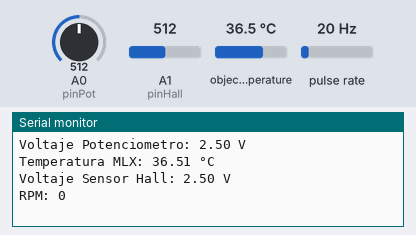
The sketch below on a simulated Arduino Uno, built with avr-gcc and run on an emulated ATmega328P. On the bench: the last lines printed to the serial monitor. Wiring (inferred from the names in the program): pulse sensor: data pin 3. The test bench sets the inputs (shaded band); at power-on: object temperature 36.5 °C, pulse rate 20 Hz, A0 (pinPot) = 512, A1 (pinHall) = 512.

Above: at 1.2 s.
1.3 s: object temperature set to 20 °C
At 2.6 s:
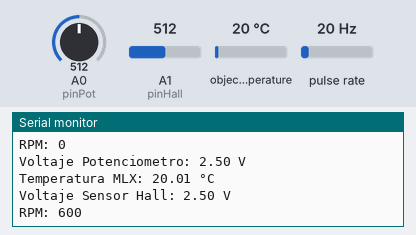
2.8 s: pulse rate (sensor on pin 3) set to 4 Hz
At 3.8 s:
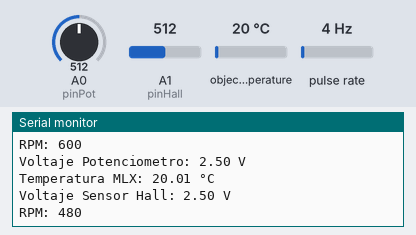
4.3 s: A0 (pinPot) set to 716
At 5.5 s:
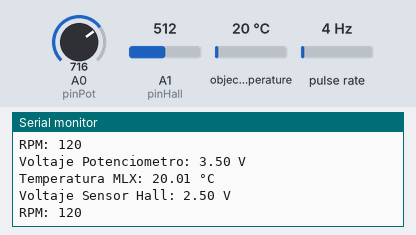
5.8 s: A1 (pinHall) set to 716
At 6.8 s:
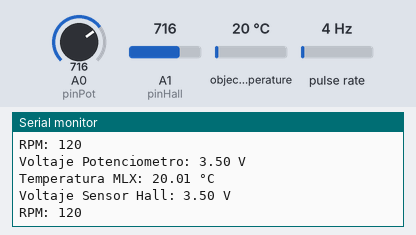
7.3 s: object temperature set to 26 °C
At 8.6 s:
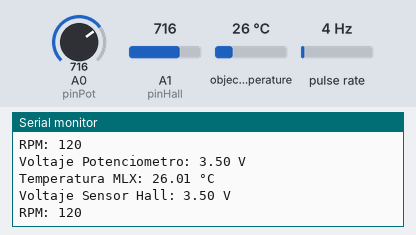
8.8 s: pulse rate (sensor on pin 3) set to 50 Hz
At 9.7 s:
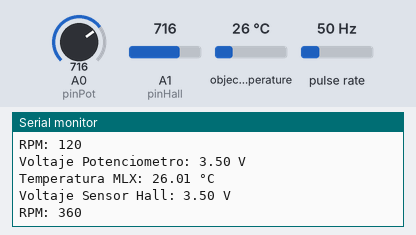
Timing chart, 0 to 11.3 s (numbered marks = the images above; inputs shaded):
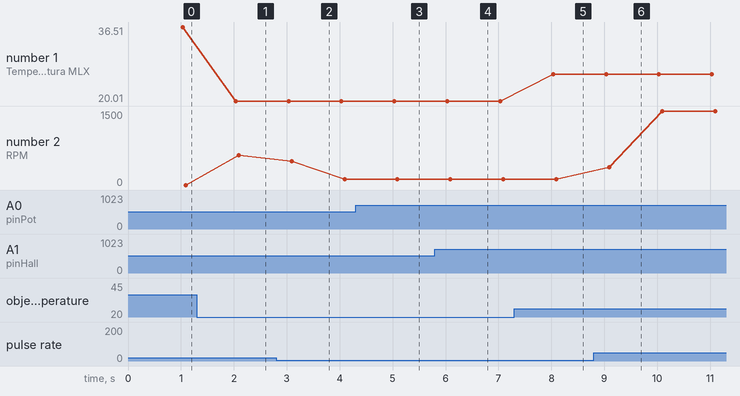

Measured:
- after the input at 1.3 s, the serial monitor: prints a new line after 0.73 s (image 1)
- after the input at 2.8 s, the serial monitor: prints a new line after 0.29 s (image 2)
- after the input at 4.3 s, the serial monitor: prints a new line after 0.70 s (image 3)
- after the input at 5.8 s, the serial monitor: prints a new line after 0.26 s (image 4)
- after the input at 7.3 s, the serial monitor: prints a new line after 0.73 s (image 5)
- after the input at 8.8 s, the serial monitor: prints a new line after 0.29 s (image 6)
- plotted number 1: 36.51 → 20.01 after the input at 1.3 s, 20.01 → 26.01 after the input at 7.3 s
- plotted number 2: 600 → 120 after the input at 2.8 s, 120 → 1500 after the input at 8.8 s

The sketch:

Proyecto2.ino
```cpp
#include <SoftwareSerial.h>
#include <Wire.h>
#include <Adafruit_MLX90614.h>

// Objetos
SoftwareSerial miBT(10, 11);
Adafruit_MLX90614 mlx = Adafruit_MLX90614();

// Pines
const int pinPot = A0;    // Pin del potenciómetro
const int pinHall = A1;   // Pin del sensor de efecto Hall
const int pinIR = 3;      // Pin del sensor IR (debe ser el Digital 2 o el 3)

// Variables
volatile unsigned int cont = 0;  // Contador de revoluciones
unsigned long previousMillis = 0;   // Variable para almacenar el tiempo anterior
unsigned int rpm = 0;               // Almacena el valor de RPM

// Interrupción que cuenta revoluciones
void IRinterrupt() {
  cont++;
}

void setup() {
  pinMode(pinIR, INPUT_PULLUP);
  mlx.begin();
  miBT.begin(38400);
  Serial.begin(9600);
}

void loop() {

  // Potenciómetro
  int lecturaPot = analogRead(pinPot);
  float voltajePot = lecturaPot * (5.0 / 1023.0);

  // Temperatura del objeto (MLX)
  float temperatura = mlx.readObjectTempC();

  // Sensor de efecto Hall
  int lecturaHall = analogRead(pinHall);
  float voltajeHall = lecturaHall * (5.0 / 1023.0); // Conversión a voltaje

  // Lectura cada segundo
  unsigned long currentMillis = millis();
  if (currentMillis - previousMillis >= 1000) {
    // Tacómetro
    detachInterrupt(digitalPinToInterrupt(pinIR));
    rpm = (cont / 2) * 60;  // Calcular RPM en un motor de dos aspas
    cont = 0;               // Resetar el contador
    attachInterrupt(digitalPinToInterrupt(pinIR), IRinterrupt, FALLING);
    previousMillis = currentMillis;

    // Imprimir datos en el Monitor Serial
    Serial.print("Voltaje Potenciometro: ");
    Serial.print(voltajePot);
    Serial.println(" V");

    Serial.print("Temperatura MLX: ");
    Serial.print(temperatura);
    Serial.println(" °C");

    Serial.print("Voltaje Sensor Hall: ");
    Serial.print(voltajeHall);
    Serial.println(" V");

    Serial.print("RPM: ");
    Serial.println(rpm);

    // Enviar datos al módulo Bluetooth
    String datos = String(voltajePot) + "," +
                   String(temperatura) + "," +
                   String(voltajeHall) + "," +
                   String(rpm) + "\n";
    miBT.print(datos);
  }
}
```
